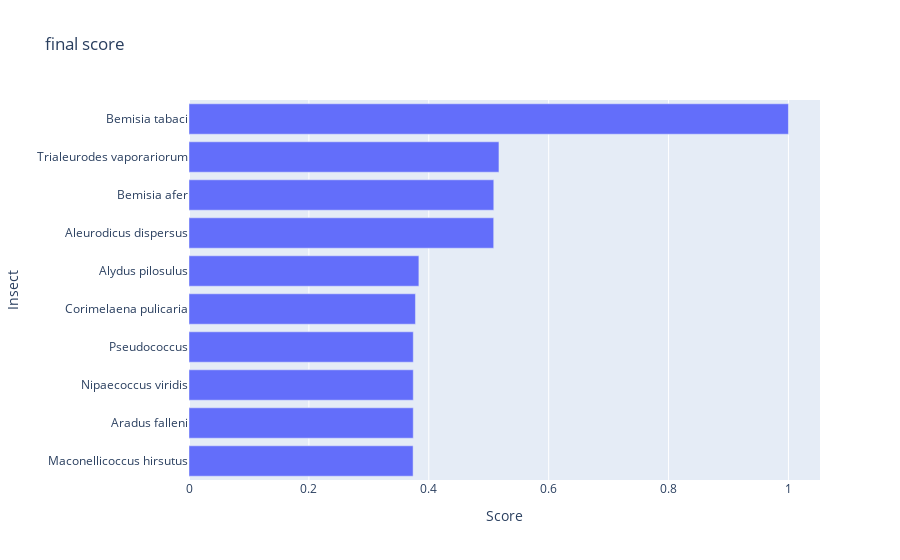

Here is the notebook cell this chart was saved with:
### Code cell
import plotly.graph_objects as go

to_itter=data_to_count.sort_values('result',ascending=False).reset_index(drop=True)[:10]

label=[]
degree=[]
for index,data in to_itter.sort_values('result',ascending=True).reset_index(drop=True).iterrows():
    label.append(data.label)
    degree.append(data.result)

fig = go.Figure(data=go.Bar(
    x=degree,
    y=label,
    orientation='h'
))

fig.update_layout(
    title='final score',
    xaxis_title='Score',
    yaxis_title='Insect'
)

fig.show()

### Figure 1 — Plotly figure (JSON) as saved in the notebook; plotly's stock layout.template omitted (floating-point values rounded to 4 significant figures)
{"data": [{"orientation": "h", "type": "bar", "x": [0.3738, 0.3741, 0.3741, 0.3742, 0.3778, 0.3835, 0.5083, 0.5084, 0.5171, 1], "y": ["Maconellicoccus hirsutus", "Aradus falleni", "Nipaecoccus viridis", "Pseudococcus", "Corimelaena pulicaria", "Alydus pilosulus", "Aleurodicus dispersus", "Bemisia afer", "Trialeurodes vaporariorum", "Bemisia tabaci"]}], "layout": {"title": {"text": "final score"}, "xaxis": {"title": {"text": "Score"}}, "yaxis": {"title": {"text": "Insect"}}}}
